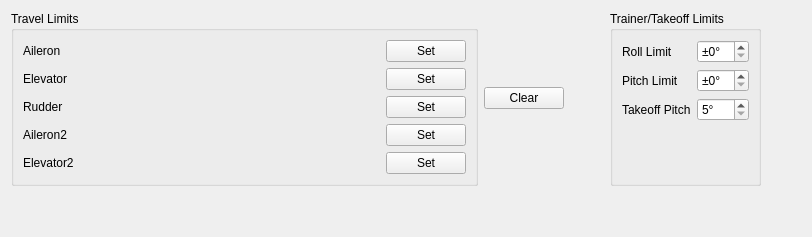
      <widget class="QWidget" name="limitsTab">
       <attribute name="title">
        <string>Limits</string>
       </attribute>
       <layout class="QVBoxLayout" name="verticalLayout_33">
        <item>
         <layout class="QHBoxLayout" name="horizontalLayout_11">
          <item>
           <widget class="QGroupBox" name="travelLimitsGroupBox">
            <property name="title">
             <string>Travel Limits</string>
            </property>
            <layout class="QHBoxLayout" name="horizontalLayout_6">
             <item>
              <layout class="QVBoxLayout" name="verticalLayout_12">
               <item>
                <widget class="QLabel" name="label_40">
                 <property name="text">
                  <string>Aileron</string>
                 </property>
                </widget>
               </item>
               <item>
                <widget class="QLabel" name="label_43">
                 <property name="text">
                  <string>Elevator</string>
                 </property>
                </widget>
               </item>
               <item>
                <widget class="QLabel" name="label_46">
                 <property name="text">
                  <string>Rudder</string>
                 </property>
                </widget>
               </item>
               <item>
                <widget class="QLabel" name="label_49">
                 <property name="text">
                  <string>Aileron2</string>
                 </property>
                </widget>
               </item>
               <item>
                <widget class="QLabel" name="label_52">
                 <property name="text">
                  <string>Elevator2</string>
                 </property>
                </widget>
               </item>
              </layout>
             </item>
             <item>
              <layout class="QVBoxLayout" name="verticalLayout_14">
               <item>
                <widget class="MinMaxBar" name="aileronMinMaxBar" native="true">
                 <property name="minimumSize">
                  <size>
                   <width>300</width>
                   <height>0</height>
                  </size>
                 </property>
                </widget>
               </item>
               <item>
                <widget class="MinMaxBar" name="elevatorMinMaxBar" native="true"/>
               </item>
               <item>
                <widget class="MinMaxBar" name="rudderMinMaxBar" native="true"/>
               </item>
               <item>
                <widget class="MinMaxBar" name="aileron2MinMaxBar" native="true"/>
               </item>
               <item>
                <widget class="MinMaxBar" name="elevator2MinMaxBar" native="true"/>
               </item>
              </layout>
             </item>
             <item>
              <layout class="QVBoxLayout" name="verticalLayout_16">
               <item>
                <widget class="QPushButton" name="aileronLimitsSetPushButton">
                 <property name="text">
                  <string>Set</string>
                 </property>
                </widget>
               </item>
               <item>
                <widget class="QPushButton" name="elevatorLimitsSetPushButton">
                 <property name="text">
                  <string>Set</string>
                 </property>
                </widget>
               </item>
               <item>
                <widget class="QPushButton" name="rudderLimitsSetPushButton">
                 <property name="text">
                  <string>Set</string>
                 </property>
                </widget>
               </item>
               <item>
                <widget class="QPushButton" name="aileron2LimitsSetPushButton">
                 <property name="text">
                  <string>Set</string>
                 </property>
                </widget>
               </item>
               <item>
                <widget class="QPushButton" name="elevator2LimitsSetPushButton">
                 <property name="text">
                  <string>Set</string>
                 </property>
                </widget>
               </item>
              </layout>
             </item>
            </layout>
           </widget>
          </item>
          <item>
           <widget class="QPushButton" name="clearMinMaxPushButton">
            <property name="text">
             <string>Clear</string>
            </property>
           </widget>
          </item>
          <item>
           <spacer name="horizontalSpacer_9">
            <property name="orientation">
             <enum>Qt::Horizontal</enum>
            </property>
            <property name="sizeHint" stdset="0">
             <size>
              <width>40</width>
              <height>20</height>
             </size>
            </property>
           </spacer>
          </item>
          <item>
           <widget class="QGroupBox" name="trainerLimitsGroupBox">
            <property name="title">
             <string>Trainer/Takeoff Limits</string>
            </property>
            <layout class="QGridLayout" name="gridLayout_6">
             <item row="1" column="1">
              <widget class="QSpinBox" name="pitchLimitSpinBox">
               <property name="suffix">
                <string>°</string>
               </property>
               <property name="prefix">
                <string>±</string>
               </property>
               <property name="maximum">
                <number>90</number>
               </property>
              </widget>
             </item>
             <item row="0" column="1">
              <widget class="QSpinBox" name="rollLimitSpinBox">
               <property name="suffix">
                <string>°</string>
               </property>
               <property name="prefix">
                <string>±</string>
               </property>
               <property name="maximum">
                <number>90</number>
               </property>
              </widget>
             </item>
             <item row="2" column="0">
              <widget class="QLabel" name="label_39">
               <property name="text">
                <string>Takeoff Pitch</string>
               </property>
              </widget>
             </item>
             <item row="2" column="1">
              <widget class="QSpinBox" name="takeoffPitchSpinBox">
               <property name="suffix">
                <string>°</string>
               </property>
               <property name="prefix">
                <string/>
               </property>
               <property name="minimum">
                <number>5</number>
               </property>
               <property name="maximum">
                <number>30</number>
               </property>
              </widget>
             </item>
             <item row="1" column="0">
              <widget class="QLabel" name="label_38">
               <property name="text">
                <string>Pitch Limit</string>
               </property>
              </widget>
             </item>
             <item row="0" column="0">
              <widget class="QLabel" name="label_37">
               <property name="text">
                <string>Roll Limit</string>
               </property>
              </widget>
             </item>
             <item row="3" column="0">
              <spacer name="verticalSpacer_17">
               <property name="orientation">
                <enum>Qt::Vertical</enum>
               </property>
               <property name="sizeHint" stdset="0">
                <size>
                 <width>20</width>
                 <height>40</height>
                </size>
               </property>
              </spacer>
             </item>
            </layout>
           </widget>
          </item>
          <item>
           <spacer name="horizontalSpacer_10">
            <property name="orientation">
             <enum>Qt::Horizontal</enum>
            </property>
            <property name="sizeHint" stdset="0">
             <size>
              <width>40</width>
              <height>20</height>
             </size>
            </property>
           </spacer>
          </item>
         </layout>
        </item>
        <item>
         <spacer name="verticalSpacer_16">
          <property name="orientation">
           <enum>Qt::Vertical</enum>
          </property>
          <property name="sizeHint" stdset="0">
           <size>
            <width>20</width>
            <height>40</height>
           </size>
          </property>
         </spacer>
        </item>
       </layout>
      </widget>
